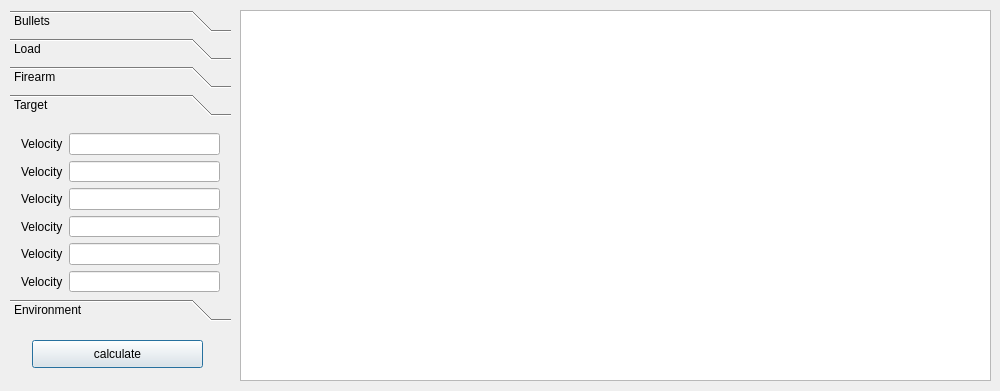
<?xml version="1.0" encoding="UTF-8"?>
<ui version="4.0">
 <class>TrajectoryUIClass</class>
 <widget class="QDialog" name="TrajectoryUIClass">
  <property name="geometry">
   <rect>
    <x>0</x>
    <y>0</y>
    <width>1000</width>
    <height>391</height>
   </rect>
  </property>
  <property name="windowTitle">
   <string>TrajectoryUI</string>
  </property>
  <property name="styleSheet">
   <string notr="true"/>
  </property>
  <widget class="QPushButton" name="calculateButton">
   <property name="geometry">
    <rect>
     <x>32</x>
     <y>340</y>
     <width>171</width>
     <height>28</height>
    </rect>
   </property>
   <property name="styleSheet">
    <string notr="true"/>
   </property>
   <property name="text">
    <string>calculate</string>
   </property>
  </widget>
  <widget class="QTableView" name="tableView">
   <property name="geometry">
    <rect>
     <x>240</x>
     <y>10</y>
     <width>751</width>
     <height>371</height>
    </rect>
   </property>
   <property name="editTriggers">
    <set>QAbstractItemView::NoEditTriggers</set>
   </property>
   <property name="dragDropOverwriteMode">
    <bool>false</bool>
   </property>
   <attribute name="horizontalHeaderStretchLastSection">
    <bool>true</bool>
   </attribute>
   <attribute name="verticalHeaderVisible">
    <bool>true</bool>
   </attribute>
   <attribute name="verticalHeaderStretchLastSection">
    <bool>true</bool>
   </attribute>
   <attribute name="verticalHeaderVisible">
    <bool>true</bool>
   </attribute>
   <attribute name="horizontalHeaderStretchLastSection">
    <bool>true</bool>
   </attribute>
   <attribute name="verticalHeaderStretchLastSection">
    <bool>true</bool>
   </attribute>
  </widget>
  <widget class="QToolBox" name="toolBox">
   <property name="geometry">
    <rect>
     <x>10</x>
     <y>10</y>
     <width>221</width>
     <height>311</height>
    </rect>
   </property>
   <property name="styleSheet">
    <string notr="true"/>
   </property>
   <property name="frameShape">
    <enum>QFrame::NoFrame</enum>
   </property>
   <property name="frameShadow">
    <enum>QFrame::Plain</enum>
   </property>
   <property name="currentIndex">
    <number>3</number>
   </property>
   <widget class="QWidget" name="profilesPage">
    <attribute name="label">
     <string>Bullets</string>
    </attribute>
    <widget class="QListView" name="listView">
     <property name="geometry">
      <rect>
       <x>0</x>
       <y>0</y>
       <width>221</width>
       <height>111</height>
      </rect>
     </property>
    </widget>
    <widget class="QPushButton" name="pushButton">
     <property name="geometry">
      <rect>
       <x>10</x>
       <y>120</y>
       <width>93</width>
       <height>28</height>
      </rect>
     </property>
     <property name="text">
      <string>Load</string>
     </property>
    </widget>
    <widget class="QPushButton" name="pushButton_2">
     <property name="geometry">
      <rect>
       <x>120</x>
       <y>120</y>
       <width>93</width>
       <height>28</height>
      </rect>
     </property>
     <property name="text">
      <string>Edit</string>
     </property>
    </widget>
   </widget>
   <widget class="QWidget" name="loadPage">
    <property name="geometry">
     <rect>
      <x>0</x>
      <y>0</y>
      <width>221</width>
      <height>156</height>
     </rect>
    </property>
    <attribute name="label">
     <string>Load</string>
    </attribute>
    <widget class="QWidget" name="verticalLayoutWidget">
     <property name="geometry">
      <rect>
       <x>0</x>
       <y>0</y>
       <width>221</width>
       <height>88</height>
      </rect>
     </property>
     <layout class="QVBoxLayout" name="verticalLayout">
      <item>
       <layout class="QHBoxLayout" name="horizontalLayout_5">
        <item>
         <widget class="QLabel" name="velocityLabel_5">
          <property name="text">
           <string>Weight</string>
          </property>
         </widget>
        </item>
        <item>
         <spacer name="horizontalSpacer_2">
          <property name="orientation">
           <enum>Qt::Horizontal</enum>
          </property>
          <property name="sizeType">
           <enum>QSizePolicy::Minimum</enum>
          </property>
          <property name="sizeHint" stdset="0">
           <size>
            <width>16</width>
            <height>20</height>
           </size>
          </property>
         </spacer>
        </item>
        <item>
         <widget class="QLineEdit" name="velocityLineEdit_5"/>
        </item>
       </layout>
      </item>
      <item>
       <layout class="QHBoxLayout" name="horizontalLayout_23">
        <item>
         <widget class="QLabel" name="velocityLabel_22">
          <property name="text">
           <string>BC</string>
          </property>
         </widget>
        </item>
        <item>
         <spacer name="horizontalSpacer">
          <property name="orientation">
           <enum>Qt::Horizontal</enum>
          </property>
          <property name="sizeHint" stdset="0">
           <size>
            <width>88</width>
            <height>20</height>
           </size>
          </property>
         </spacer>
        </item>
        <item>
         <widget class="QLineEdit" name="velocityLineEdit_22"/>
        </item>
        <item>
         <widget class="QComboBox" name="comboBox"/>
        </item>
       </layout>
      </item>
      <item>
       <layout class="QHBoxLayout" name="horizontalLayout_7">
        <item>
         <widget class="QLabel" name="velocityLabel_7">
          <property name="text">
           <string>Velocity</string>
          </property>
         </widget>
        </item>
        <item>
         <spacer name="horizontalSpacer_3">
          <property name="orientation">
           <enum>Qt::Horizontal</enum>
          </property>
          <property name="sizeType">
           <enum>QSizePolicy::Minimum</enum>
          </property>
          <property name="sizeHint" stdset="0">
           <size>
            <width>0</width>
            <height>20</height>
           </size>
          </property>
         </spacer>
        </item>
        <item>
         <spacer name="horizontalSpacer_4">
          <property name="orientation">
           <enum>Qt::Horizontal</enum>
          </property>
          <property name="sizeType">
           <enum>QSizePolicy::Minimum</enum>
          </property>
          <property name="sizeHint" stdset="0">
           <size>
            <width>5</width>
            <height>20</height>
           </size>
          </property>
         </spacer>
        </item>
        <item>
         <widget class="QLineEdit" name="velocityLineEdit_7"/>
        </item>
       </layout>
      </item>
     </layout>
    </widget>
   </widget>
   <widget class="QWidget" name="firearmPage">
    <property name="geometry">
     <rect>
      <x>0</x>
      <y>0</y>
      <width>221</width>
      <height>156</height>
     </rect>
    </property>
    <attribute name="label">
     <string>Firearm</string>
    </attribute>
    <widget class="QWidget" name="verticalLayoutWidget_2">
     <property name="geometry">
      <rect>
       <x>0</x>
       <y>0</y>
       <width>221</width>
       <height>181</height>
      </rect>
     </property>
     <layout class="QVBoxLayout" name="verticalLayout_2">
      <item>
       <layout class="QHBoxLayout" name="horizontalLayout">
        <item>
         <widget class="QLabel" name="velocityLabel">
          <property name="text">
           <string>Velocity</string>
          </property>
         </widget>
        </item>
        <item>
         <widget class="QLineEdit" name="velocityLineEdit"/>
        </item>
       </layout>
      </item>
      <item>
       <layout class="QHBoxLayout" name="horizontalLayout_9">
        <item>
         <widget class="QLabel" name="velocityLabel_9">
          <property name="text">
           <string>Velocity</string>
          </property>
         </widget>
        </item>
        <item>
         <widget class="QLineEdit" name="velocityLineEdit_9"/>
        </item>
       </layout>
      </item>
      <item>
       <layout class="QHBoxLayout" name="horizontalLayout_4">
        <item>
         <widget class="QLabel" name="velocityLabel_4">
          <property name="text">
           <string>Velocity</string>
          </property>
         </widget>
        </item>
        <item>
         <widget class="QLineEdit" name="velocityLineEdit_4"/>
        </item>
       </layout>
      </item>
      <item>
       <layout class="QHBoxLayout" name="horizontalLayout_8">
        <item>
         <widget class="QLabel" name="velocityLabel_8">
          <property name="text">
           <string>Velocity</string>
          </property>
         </widget>
        </item>
        <item>
         <widget class="QLineEdit" name="velocityLineEdit_8"/>
        </item>
       </layout>
      </item>
      <item>
       <layout class="QHBoxLayout" name="horizontalLayout_6">
        <item>
         <widget class="QLabel" name="velocityLabel_6">
          <property name="text">
           <string>Velocity</string>
          </property>
         </widget>
        </item>
        <item>
         <widget class="QLineEdit" name="velocityLineEdit_6"/>
        </item>
       </layout>
      </item>
      <item>
       <layout class="QHBoxLayout" name="horizontalLayout_2">
        <item>
         <widget class="QLabel" name="velocityLabel_2">
          <property name="text">
           <string>Velocity</string>
          </property>
         </widget>
        </item>
        <item>
         <widget class="QLineEdit" name="velocityLineEdit_2"/>
        </item>
       </layout>
      </item>
     </layout>
    </widget>
   </widget>
   <widget class="QWidget" name="targetPage">
    <property name="geometry">
     <rect>
      <x>0</x>
      <y>0</y>
      <width>221</width>
      <height>156</height>
     </rect>
    </property>
    <attribute name="label">
     <string>Target</string>
    </attribute>
    <widget class="QWidget" name="verticalLayoutWidget_3">
     <property name="geometry">
      <rect>
       <x>0</x>
       <y>0</y>
       <width>221</width>
       <height>181</height>
      </rect>
     </property>
     <layout class="QVBoxLayout" name="verticalLayout_3">
      <item>
       <layout class="QHBoxLayout" name="horizontalLayout_12">
        <item>
         <widget class="QLabel" name="velocityLabel_12">
          <property name="text">
           <string>Velocity</string>
          </property>
         </widget>
        </item>
        <item>
         <widget class="QLineEdit" name="velocityLineEdit_12"/>
        </item>
       </layout>
      </item>
      <item>
       <layout class="QHBoxLayout" name="horizontalLayout_10">
        <item>
         <widget class="QLabel" name="velocityLabel_10">
          <property name="text">
           <string>Velocity</string>
          </property>
         </widget>
        </item>
        <item>
         <widget class="QLineEdit" name="velocityLineEdit_10"/>
        </item>
       </layout>
      </item>
      <item>
       <layout class="QHBoxLayout" name="horizontalLayout_11">
        <item>
         <widget class="QLabel" name="velocityLabel_11">
          <property name="text">
           <string>Velocity</string>
          </property>
         </widget>
        </item>
        <item>
         <widget class="QLineEdit" name="velocityLineEdit_11"/>
        </item>
       </layout>
      </item>
      <item>
       <layout class="QHBoxLayout" name="horizontalLayout_15">
        <item>
         <widget class="QLabel" name="velocityLabel_15">
          <property name="text">
           <string>Velocity</string>
          </property>
         </widget>
        </item>
        <item>
         <widget class="QLineEdit" name="velocityLineEdit_15"/>
        </item>
       </layout>
      </item>
      <item>
       <layout class="QHBoxLayout" name="horizontalLayout_13">
        <item>
         <widget class="QLabel" name="velocityLabel_13">
          <property name="text">
           <string>Velocity</string>
          </property>
         </widget>
        </item>
        <item>
         <widget class="QLineEdit" name="velocityLineEdit_13"/>
        </item>
       </layout>
      </item>
      <item>
       <layout class="QHBoxLayout" name="horizontalLayout_14">
        <item>
         <widget class="QLabel" name="velocityLabel_14">
          <property name="text">
           <string>Velocity</string>
          </property>
         </widget>
        </item>
        <item>
         <widget class="QLineEdit" name="velocityLineEdit_14"/>
        </item>
       </layout>
      </item>
     </layout>
    </widget>
   </widget>
   <widget class="QWidget" name="environmentPage">
    <property name="geometry">
     <rect>
      <x>0</x>
      <y>0</y>
      <width>221</width>
      <height>156</height>
     </rect>
    </property>
    <attribute name="label">
     <string>Environment</string>
    </attribute>
    <widget class="QWidget" name="verticalLayoutWidget_4">
     <property name="geometry">
      <rect>
       <x>0</x>
       <y>0</y>
       <width>221</width>
       <height>181</height>
      </rect>
     </property>
     <layout class="QVBoxLayout" name="verticalLayout_4">
      <item>
       <layout class="QHBoxLayout" name="horizontalLayout_17">
        <item>
         <widget class="QLabel" name="velocityLabel_17">
          <property name="text">
           <string>Pressure</string>
          </property>
         </widget>
        </item>
        <item>
         <widget class="QLineEdit" name="velocityLineEdit_17"/>
        </item>
       </layout>
      </item>
      <item>
       <layout class="QHBoxLayout" name="horizontalLayout_16">
        <item>
         <widget class="QLabel" name="velocityLabel_16">
          <property name="text">
           <string>Altitude</string>
          </property>
         </widget>
        </item>
        <item>
         <widget class="QLineEdit" name="velocityLineEdit_16"/>
        </item>
       </layout>
      </item>
      <item>
       <layout class="QHBoxLayout" name="horizontalLayout_20">
        <item>
         <widget class="QLabel" name="velocityLabel_20">
          <property name="text">
           <string>Temp</string>
          </property>
         </widget>
        </item>
        <item>
         <widget class="QLineEdit" name="velocityLineEdit_20"/>
        </item>
       </layout>
      </item>
      <item>
       <layout class="QHBoxLayout" name="horizontalLayout_19">
        <item>
         <widget class="QLabel" name="velocityLabel_19">
          <property name="text">
           <string>Humidity</string>
          </property>
         </widget>
        </item>
        <item>
         <widget class="QLineEdit" name="velocityLineEdit_19"/>
        </item>
       </layout>
      </item>
      <item>
       <layout class="QHBoxLayout" name="horizontalLayout_18">
        <item>
         <widget class="QLabel" name="velocityLabel_18">
          <property name="text">
           <string>Velocity</string>
          </property>
         </widget>
        </item>
        <item>
         <widget class="QLineEdit" name="velocityLineEdit_18"/>
        </item>
       </layout>
      </item>
      <item>
       <layout class="QHBoxLayout" name="horizontalLayout_21">
        <item>
         <widget class="QLabel" name="velocityLabel_21">
          <property name="text">
           <string>Velocity</string>
          </property>
         </widget>
        </item>
        <item>
         <widget class="QLineEdit" name="velocityLineEdit_21"/>
        </item>
       </layout>
      </item>
     </layout>
    </widget>
   </widget>
  </widget>
 </widget>
 <layoutdefault spacing="6" margin="11"/>
 <resources/>
 <connections/>
 <slots>
  <slot>reset()</slot>
 </slots>
</ui>
